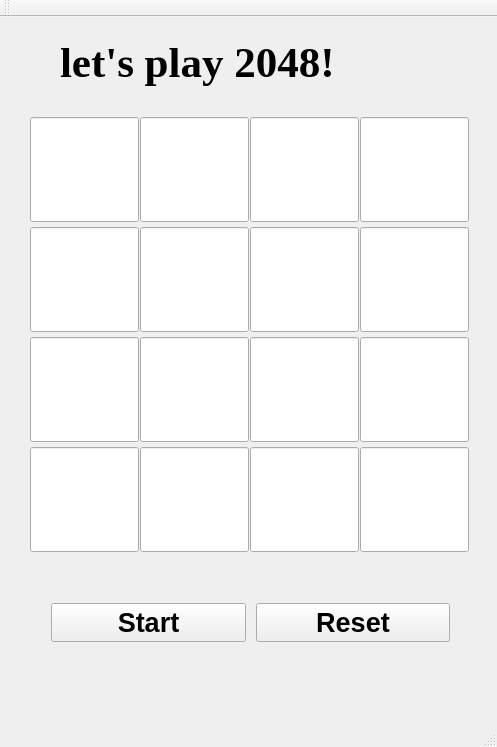
<?xml version="1.0" encoding="UTF-8"?>
<ui version="4.0">
 <class>Qt2048Class</class>
 <widget class="QMainWindow" name="Qt2048Class">
  <property name="geometry">
   <rect>
    <x>0</x>
    <y>0</y>
    <width>497</width>
    <height>747</height>
   </rect>
  </property>
  <property name="windowTitle">
   <string>Qt2048</string>
  </property>
  <widget class="QWidget" name="centralWidget">
   <widget class="QLabel" name="label">
    <property name="geometry">
     <rect>
      <x>60</x>
      <y>-20</y>
      <width>401</width>
      <height>131</height>
     </rect>
    </property>
    <property name="font">
     <font>
      <family>Times New Roman</family>
      <pointsize>32</pointsize>
      <weight>75</weight>
      <italic>false</italic>
      <bold>true</bold>
     </font>
    </property>
    <property name="text">
     <string>let's play 2048!</string>
    </property>
   </widget>
   <widget class="QWidget" name="horizontalLayoutWidget">
    <property name="geometry">
     <rect>
      <x>40</x>
      <y>560</y>
      <width>421</width>
      <height>91</height>
     </rect>
    </property>
    <layout class="QHBoxLayout" name="horizontalLayout">
     <property name="spacing">
      <number>10</number>
     </property>
     <item>
      <widget class="QPushButton" name="ButtonStart">
       <property name="font">
        <font>
         <pointsize>20</pointsize>
         <weight>75</weight>
         <bold>true</bold>
        </font>
       </property>
       <property name="autoFillBackground">
        <bool>false</bool>
       </property>
       <property name="text">
        <string>Start</string>
       </property>
      </widget>
     </item>
     <item>
      <widget class="QPushButton" name="ButtonReset">
       <property name="font">
        <font>
         <pointsize>20</pointsize>
         <weight>75</weight>
         <bold>true</bold>
        </font>
       </property>
       <property name="text">
        <string>Reset</string>
       </property>
      </widget>
     </item>
    </layout>
   </widget>
   <widget class="QLineEdit" name="lineEdit_14">
    <property name="geometry">
     <rect>
      <x>140</x>
      <y>100</y>
      <width>109</width>
      <height>105</height>
     </rect>
    </property>
    <property name="minimumSize">
     <size>
      <width>105</width>
      <height>105</height>
     </size>
    </property>
    <property name="baseSize">
     <size>
      <width>105</width>
      <height>105</height>
     </size>
    </property>
    <property name="font">
     <font>
      <family>Times New Roman</family>
      <pointsize>20</pointsize>
     </font>
    </property>
    <property name="alignment">
     <set>Qt::AlignCenter</set>
    </property>
    <property name="readOnly">
     <bool>true</bool>
    </property>
   </widget>
   <widget class="QLineEdit" name="lineEdit_13">
    <property name="geometry">
     <rect>
      <x>30</x>
      <y>100</y>
      <width>109</width>
      <height>105</height>
     </rect>
    </property>
    <property name="minimumSize">
     <size>
      <width>105</width>
      <height>105</height>
     </size>
    </property>
    <property name="baseSize">
     <size>
      <width>105</width>
      <height>105</height>
     </size>
    </property>
    <property name="font">
     <font>
      <family>Times New Roman</family>
      <pointsize>20</pointsize>
     </font>
    </property>
    <property name="alignment">
     <set>Qt::AlignCenter</set>
    </property>
    <property name="readOnly">
     <bool>true</bool>
    </property>
   </widget>
   <widget class="QLineEdit" name="lineEdit_16">
    <property name="geometry">
     <rect>
      <x>360</x>
      <y>100</y>
      <width>109</width>
      <height>105</height>
     </rect>
    </property>
    <property name="minimumSize">
     <size>
      <width>105</width>
      <height>105</height>
     </size>
    </property>
    <property name="baseSize">
     <size>
      <width>105</width>
      <height>105</height>
     </size>
    </property>
    <property name="font">
     <font>
      <family>Times New Roman</family>
      <pointsize>20</pointsize>
     </font>
    </property>
    <property name="alignment">
     <set>Qt::AlignCenter</set>
    </property>
    <property name="readOnly">
     <bool>true</bool>
    </property>
   </widget>
   <widget class="QLineEdit" name="lineEdit_15">
    <property name="geometry">
     <rect>
      <x>250</x>
      <y>100</y>
      <width>109</width>
      <height>105</height>
     </rect>
    </property>
    <property name="minimumSize">
     <size>
      <width>105</width>
      <height>105</height>
     </size>
    </property>
    <property name="baseSize">
     <size>
      <width>105</width>
      <height>105</height>
     </size>
    </property>
    <property name="font">
     <font>
      <family>Times New Roman</family>
      <pointsize>20</pointsize>
     </font>
    </property>
    <property name="alignment">
     <set>Qt::AlignCenter</set>
    </property>
    <property name="readOnly">
     <bool>true</bool>
    </property>
   </widget>
   <widget class="QLineEdit" name="lineEdit_11">
    <property name="geometry">
     <rect>
      <x>250</x>
      <y>210</y>
      <width>109</width>
      <height>105</height>
     </rect>
    </property>
    <property name="minimumSize">
     <size>
      <width>105</width>
      <height>105</height>
     </size>
    </property>
    <property name="baseSize">
     <size>
      <width>105</width>
      <height>105</height>
     </size>
    </property>
    <property name="font">
     <font>
      <family>Times New Roman</family>
      <pointsize>20</pointsize>
     </font>
    </property>
    <property name="alignment">
     <set>Qt::AlignCenter</set>
    </property>
    <property name="readOnly">
     <bool>true</bool>
    </property>
   </widget>
   <widget class="QLineEdit" name="lineEdit_10">
    <property name="geometry">
     <rect>
      <x>140</x>
      <y>210</y>
      <width>109</width>
      <height>105</height>
     </rect>
    </property>
    <property name="minimumSize">
     <size>
      <width>105</width>
      <height>105</height>
     </size>
    </property>
    <property name="baseSize">
     <size>
      <width>105</width>
      <height>105</height>
     </size>
    </property>
    <property name="font">
     <font>
      <family>Times New Roman</family>
      <pointsize>20</pointsize>
     </font>
    </property>
    <property name="alignment">
     <set>Qt::AlignCenter</set>
    </property>
    <property name="readOnly">
     <bool>true</bool>
    </property>
   </widget>
   <widget class="QLineEdit" name="lineEdit_9">
    <property name="geometry">
     <rect>
      <x>30</x>
      <y>210</y>
      <width>109</width>
      <height>105</height>
     </rect>
    </property>
    <property name="minimumSize">
     <size>
      <width>105</width>
      <height>105</height>
     </size>
    </property>
    <property name="baseSize">
     <size>
      <width>105</width>
      <height>105</height>
     </size>
    </property>
    <property name="font">
     <font>
      <family>Times New Roman</family>
      <pointsize>20</pointsize>
     </font>
    </property>
    <property name="alignment">
     <set>Qt::AlignCenter</set>
    </property>
    <property name="readOnly">
     <bool>true</bool>
    </property>
   </widget>
   <widget class="QLineEdit" name="lineEdit_12">
    <property name="geometry">
     <rect>
      <x>360</x>
      <y>210</y>
      <width>109</width>
      <height>105</height>
     </rect>
    </property>
    <property name="minimumSize">
     <size>
      <width>105</width>
      <height>105</height>
     </size>
    </property>
    <property name="baseSize">
     <size>
      <width>105</width>
      <height>105</height>
     </size>
    </property>
    <property name="font">
     <font>
      <family>Times New Roman</family>
      <pointsize>20</pointsize>
     </font>
    </property>
    <property name="alignment">
     <set>Qt::AlignCenter</set>
    </property>
    <property name="readOnly">
     <bool>true</bool>
    </property>
   </widget>
   <widget class="QLineEdit" name="lineEdit_8">
    <property name="geometry">
     <rect>
      <x>360</x>
      <y>320</y>
      <width>109</width>
      <height>105</height>
     </rect>
    </property>
    <property name="minimumSize">
     <size>
      <width>105</width>
      <height>105</height>
     </size>
    </property>
    <property name="baseSize">
     <size>
      <width>105</width>
      <height>105</height>
     </size>
    </property>
    <property name="font">
     <font>
      <family>Times New Roman</family>
      <pointsize>20</pointsize>
     </font>
    </property>
    <property name="alignment">
     <set>Qt::AlignCenter</set>
    </property>
    <property name="readOnly">
     <bool>true</bool>
    </property>
   </widget>
   <widget class="QLineEdit" name="lineEdit_6">
    <property name="geometry">
     <rect>
      <x>140</x>
      <y>320</y>
      <width>109</width>
      <height>105</height>
     </rect>
    </property>
    <property name="minimumSize">
     <size>
      <width>105</width>
      <height>105</height>
     </size>
    </property>
    <property name="baseSize">
     <size>
      <width>105</width>
      <height>105</height>
     </size>
    </property>
    <property name="font">
     <font>
      <family>Times New Roman</family>
      <pointsize>20</pointsize>
     </font>
    </property>
    <property name="alignment">
     <set>Qt::AlignCenter</set>
    </property>
    <property name="readOnly">
     <bool>true</bool>
    </property>
   </widget>
   <widget class="QLineEdit" name="lineEdit_5">
    <property name="geometry">
     <rect>
      <x>30</x>
      <y>320</y>
      <width>109</width>
      <height>105</height>
     </rect>
    </property>
    <property name="minimumSize">
     <size>
      <width>105</width>
      <height>105</height>
     </size>
    </property>
    <property name="baseSize">
     <size>
      <width>105</width>
      <height>105</height>
     </size>
    </property>
    <property name="font">
     <font>
      <family>Times New Roman</family>
      <pointsize>20</pointsize>
     </font>
    </property>
    <property name="alignment">
     <set>Qt::AlignCenter</set>
    </property>
    <property name="readOnly">
     <bool>true</bool>
    </property>
   </widget>
   <widget class="QLineEdit" name="lineEdit_7">
    <property name="geometry">
     <rect>
      <x>250</x>
      <y>320</y>
      <width>109</width>
      <height>105</height>
     </rect>
    </property>
    <property name="minimumSize">
     <size>
      <width>105</width>
      <height>105</height>
     </size>
    </property>
    <property name="baseSize">
     <size>
      <width>105</width>
      <height>105</height>
     </size>
    </property>
    <property name="font">
     <font>
      <family>Times New Roman</family>
      <pointsize>20</pointsize>
     </font>
    </property>
    <property name="alignment">
     <set>Qt::AlignCenter</set>
    </property>
    <property name="readOnly">
     <bool>true</bool>
    </property>
   </widget>
   <widget class="QLineEdit" name="lineEdit_4">
    <property name="geometry">
     <rect>
      <x>360</x>
      <y>430</y>
      <width>109</width>
      <height>105</height>
     </rect>
    </property>
    <property name="minimumSize">
     <size>
      <width>105</width>
      <height>105</height>
     </size>
    </property>
    <property name="baseSize">
     <size>
      <width>105</width>
      <height>105</height>
     </size>
    </property>
    <property name="font">
     <font>
      <family>Times New Roman</family>
      <pointsize>20</pointsize>
     </font>
    </property>
    <property name="alignment">
     <set>Qt::AlignCenter</set>
    </property>
    <property name="readOnly">
     <bool>true</bool>
    </property>
   </widget>
   <widget class="QLineEdit" name="lineEdit_2">
    <property name="geometry">
     <rect>
      <x>140</x>
      <y>430</y>
      <width>109</width>
      <height>105</height>
     </rect>
    </property>
    <property name="minimumSize">
     <size>
      <width>105</width>
      <height>105</height>
     </size>
    </property>
    <property name="baseSize">
     <size>
      <width>105</width>
      <height>105</height>
     </size>
    </property>
    <property name="font">
     <font>
      <family>Times New Roman</family>
      <pointsize>20</pointsize>
     </font>
    </property>
    <property name="alignment">
     <set>Qt::AlignCenter</set>
    </property>
    <property name="readOnly">
     <bool>true</bool>
    </property>
   </widget>
   <widget class="QLineEdit" name="lineEdit_1">
    <property name="geometry">
     <rect>
      <x>30</x>
      <y>430</y>
      <width>109</width>
      <height>105</height>
     </rect>
    </property>
    <property name="minimumSize">
     <size>
      <width>105</width>
      <height>105</height>
     </size>
    </property>
    <property name="baseSize">
     <size>
      <width>105</width>
      <height>105</height>
     </size>
    </property>
    <property name="font">
     <font>
      <family>Times New Roman</family>
      <pointsize>20</pointsize>
     </font>
    </property>
    <property name="alignment">
     <set>Qt::AlignCenter</set>
    </property>
    <property name="readOnly">
     <bool>true</bool>
    </property>
   </widget>
   <widget class="QLineEdit" name="lineEdit_3">
    <property name="geometry">
     <rect>
      <x>250</x>
      <y>430</y>
      <width>109</width>
      <height>105</height>
     </rect>
    </property>
    <property name="minimumSize">
     <size>
      <width>105</width>
      <height>105</height>
     </size>
    </property>
    <property name="baseSize">
     <size>
      <width>105</width>
      <height>105</height>
     </size>
    </property>
    <property name="font">
     <font>
      <family>Times New Roman</family>
      <pointsize>20</pointsize>
     </font>
    </property>
    <property name="alignment">
     <set>Qt::AlignCenter</set>
    </property>
    <property name="readOnly">
     <bool>true</bool>
    </property>
   </widget>
  </widget>
  <widget class="QMenuBar" name="menuBar">
   <property name="geometry">
    <rect>
     <x>0</x>
     <y>0</y>
     <width>497</width>
     <height>26</height>
    </rect>
   </property>
  </widget>
  <widget class="QToolBar" name="mainToolBar">
   <attribute name="toolBarArea">
    <enum>TopToolBarArea</enum>
   </attribute>
   <attribute name="toolBarBreak">
    <bool>false</bool>
   </attribute>
  </widget>
  <widget class="QStatusBar" name="statusBar"/>
 </widget>
 <layoutdefault spacing="6" margin="11"/>
 <resources>
  <include location="Qt2048.qrc"/>
 </resources>
 <connections>
  <connection>
   <sender>ButtonStart</sender>
   <signal>clicked()</signal>
   <receiver>Qt2048Class</receiver>
   <slot>startGame()</slot>
   <hints>
    <hint type="sourcelabel">
     <x>245</x>
     <y>624</y>
    </hint>
    <hint type="destinationlabel">
     <x>386</x>
     <y>543</y>
    </hint>
   </hints>
  </connection>
  <connection>
   <sender>ButtonReset</sender>
   <signal>clicked()</signal>
   <receiver>Qt2048Class</receiver>
   <slot>showMaximized()</slot>
   <hints>
    <hint type="sourcelabel">
     <x>459</x>
     <y>649</y>
    </hint>
    <hint type="destinationlabel">
     <x>442</x>
     <y>594</y>
    </hint>
   </hints>
  </connection>
 </connections>
 <slots>
  <slot>startGame()</slot>
 </slots>
</ui>
